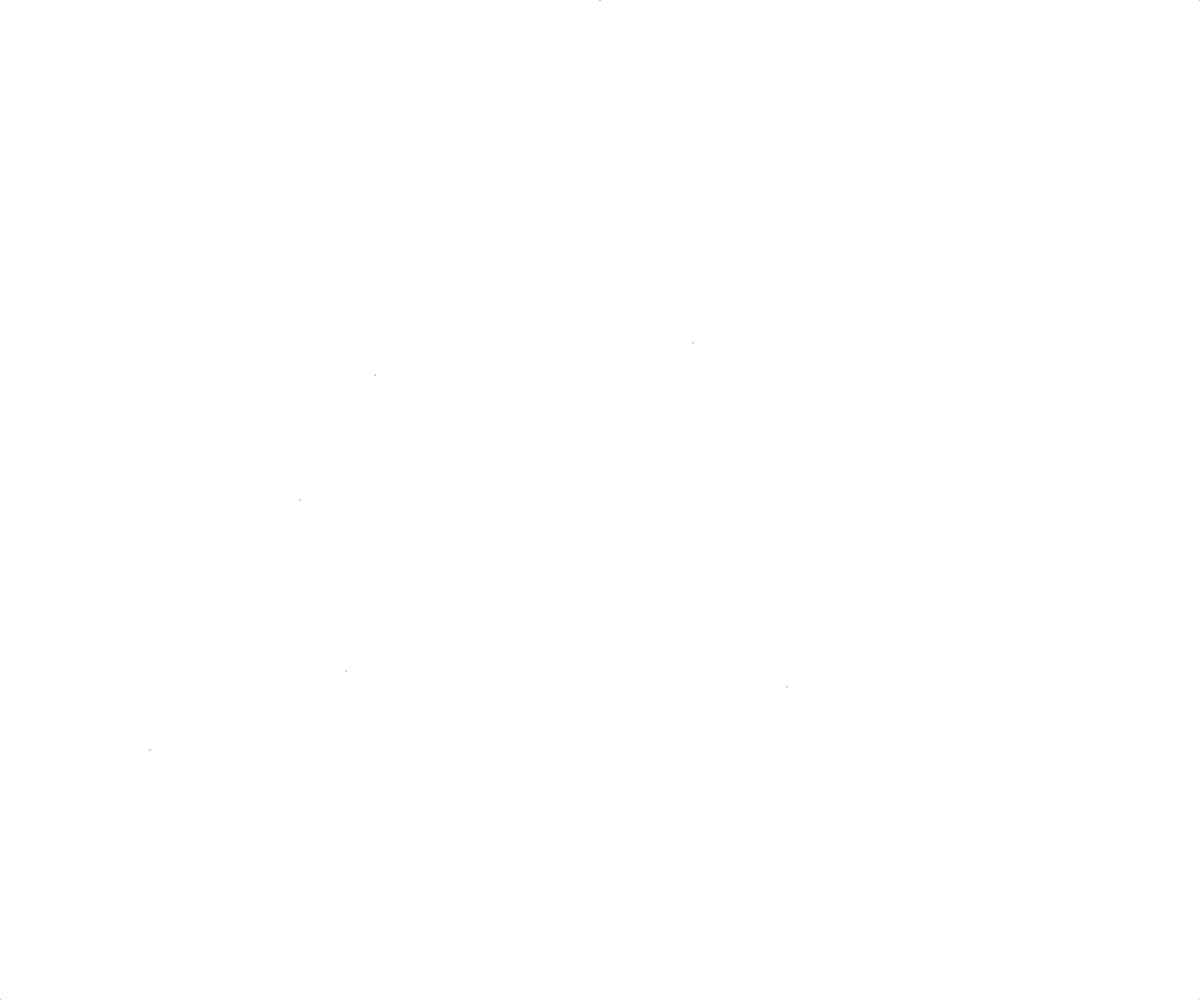
Frame 1 (no input)
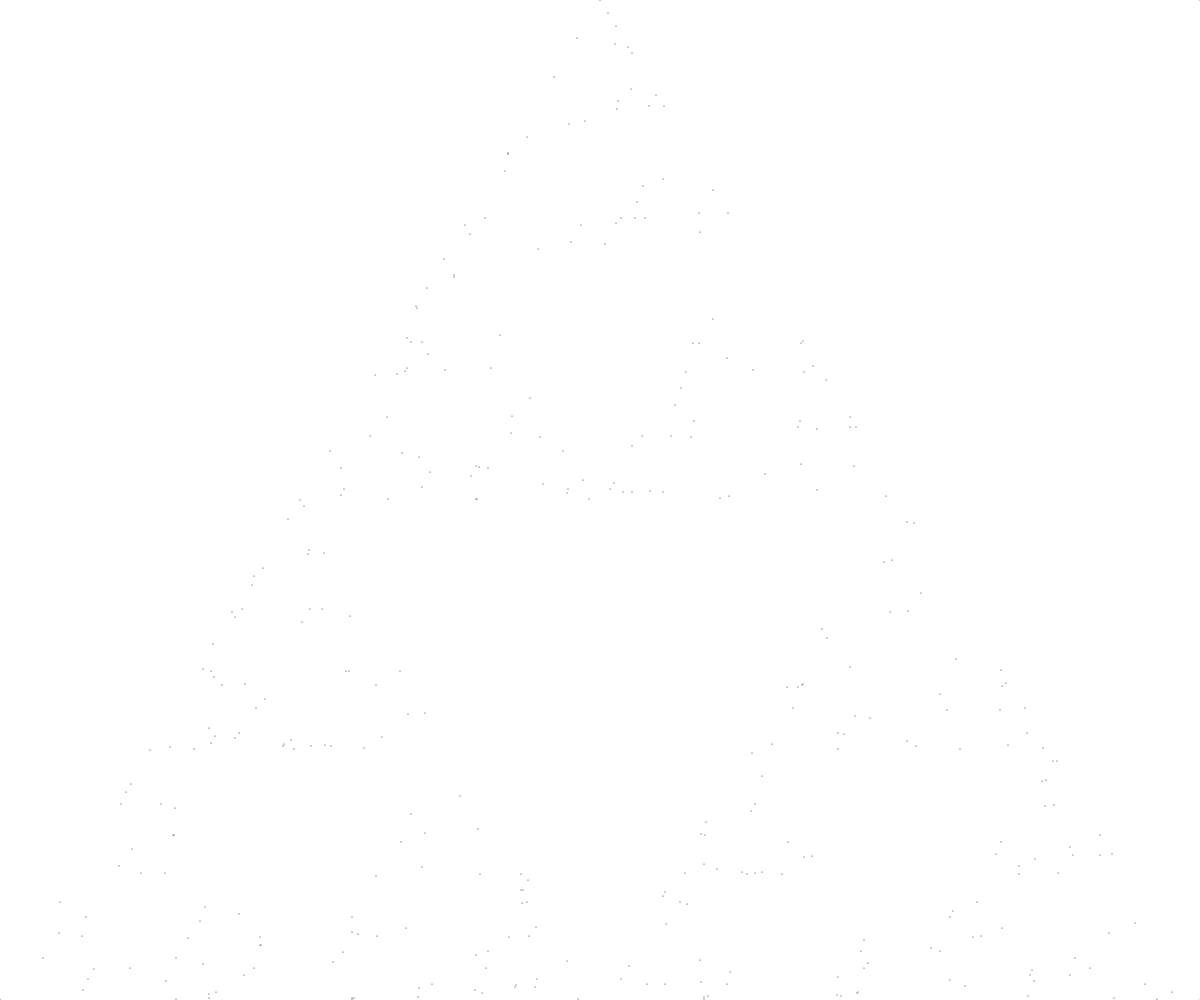
Frame 60 (no input)
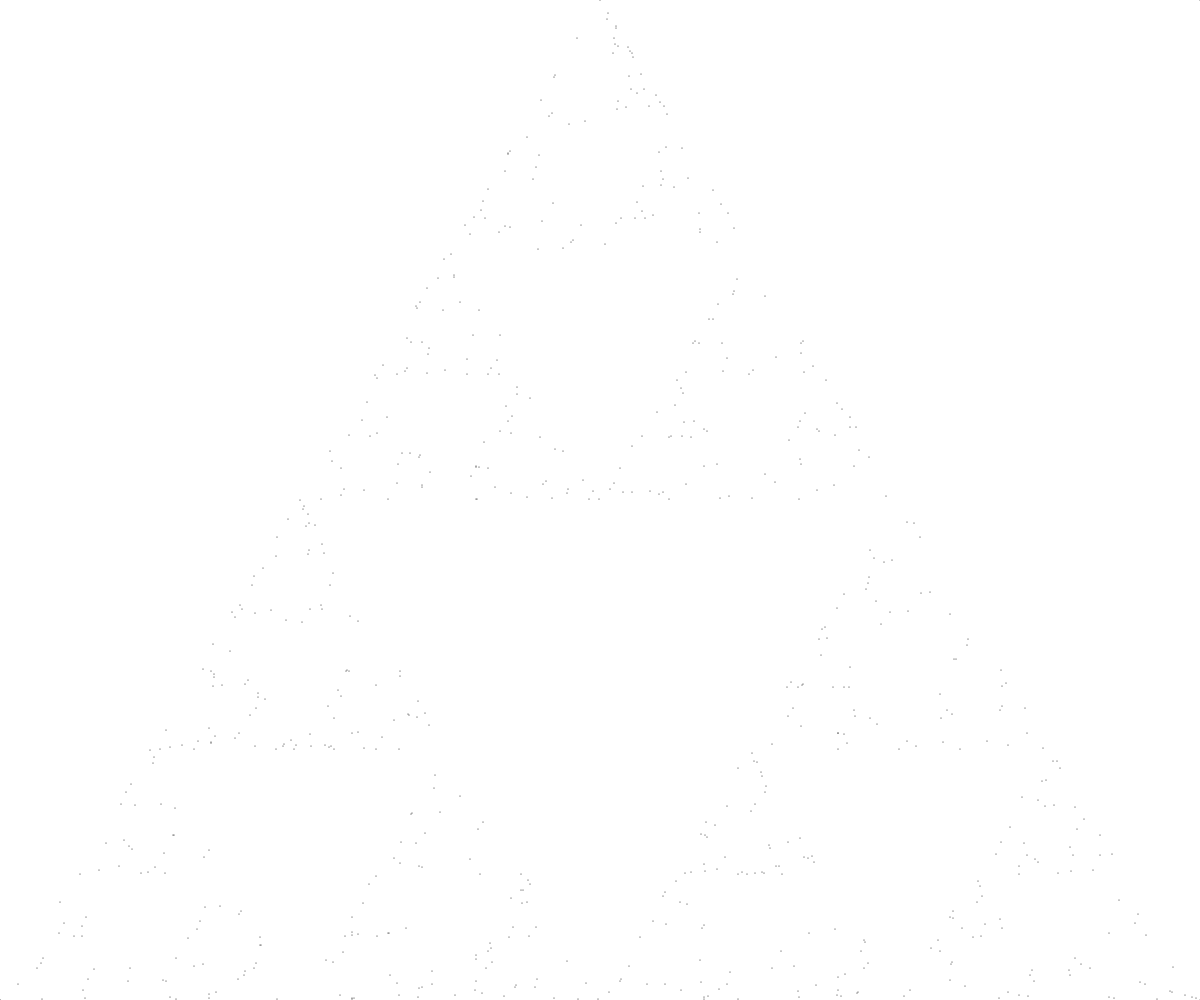
Frame 120 (the mouse pressed at the canvas centre since frame 60)

The p5.js sketch that drew these frames (run headless with seeded random() and noise() and a simulated clock; from frame 60 on, the mouse is pressed at the canvas centre):

// p5.js sketch
// ── sketch.js
let abc = [new p5.Vector(), new p5.Vector(), new p5.Vector(), new p5.Vector()];
let t = new p5.Vector();
let x, y, z;

function setup() {
  strokeWeight(5)
  stroke(0)
  createCanvas(windowWidth, windowHeight);
  background('#fff');
  abc[0].set(0, height);
  abc[1].set(width, height);
  abc[2].set(width / 2, 0);
  abc[3].set(width, 0);

  t.set(0, height);
  point(t.x, t.y);

  abc.forEach(tacka => {
    point(tacka.x, tacka.y);
    print(tacka)
  });

  //crtaj(1000000);
}

function crtaj(n) {
  while (n--) vozi();
}
function vozi() {
  z = floor(random(0, 3))
  x = abc[z].x;
  y = abc[z].y;
  point(floor((x + t.x) / 2), floor((y + t.y) / 2));
  t.x = floor((x + t.x) / 2);
  t.y = floor((y + t.y) / 2);
}
function draw() {
    vozi()
    vozi()
    vozi()
    vozi()
    vozi()
    vozi()
  
}
// ── sketch-js.html
<!DOCTYPE html>
<html>

<head>
  <style>
    html,
    body {
      width: 100%;
      overflow: hidden;
      padding: 0;
      margin: 0;
    }

    main,
    .p5Canvas {
      width: 100% !important;
      height: 100% !important;
      display: block;
      image-rendering: pixelated;
    }
  </style>
  <script src="https://cdnjs.cloudflare.com/ajax/libs/p5.js/1.5.0/p5.js"></script>
  <link rel="preconnect" href="https://fonts.gstatic.com" crossorigin>
  <link href="https://fonts.googleapis.com/css2?family=Montserrat:ital,wght@1,500&display=swap" rel="stylesheet">
</head>

<body>
  <script src="sketch.js"></script>
</body>

</html>
